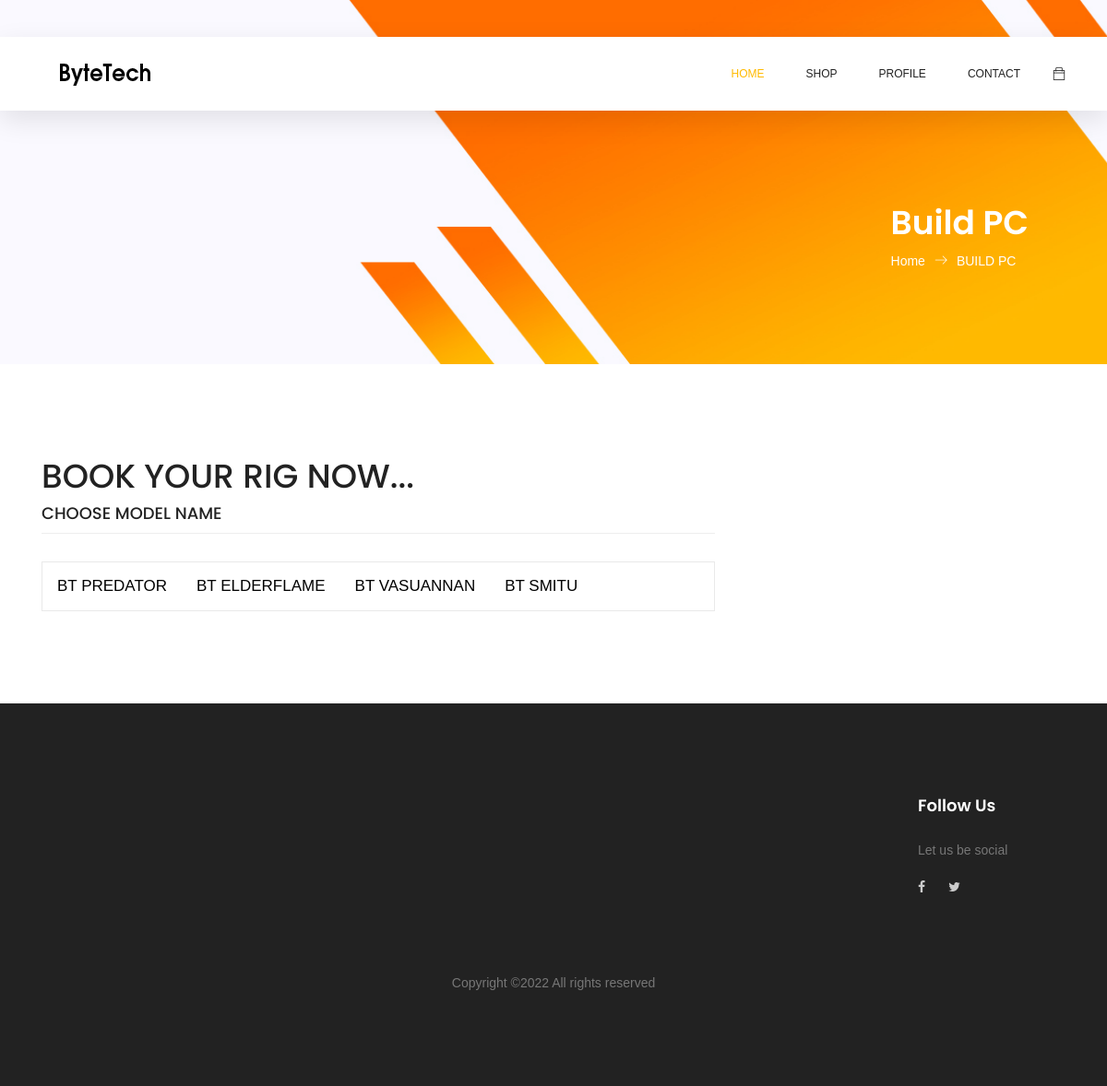
/custom_build.php, run on the app's committed database.
### tables this page shows
CREATE TABLE IF NOT EXISTS `custom_built` (
  `id` int(5) NOT NULL AUTO_INCREMENT,
  `item` varchar(50) NOT NULL,
  `image` varchar(100) NOT NULL,
  `about` text NOT NULL,
  `price` int(15) NOT NULL,
  PRIMARY KEY (`id`)
);

### custom_build.php (the view, shortened to what this page needs)
<?php
include('bars/header.php');
$db = mysqli_connect("localhost", "root", "", "bytetech");
?>
    <section class="banner-area organic-breadcrumb">
        <div class="container">
            <div class="breadcrumb-banner d-flex flex-wrap align-items-center justify-content-end">
                <div class="col-first">
                    <h1>Build PC</h1>
                    <nav class="d-flex align-items-center">
                        <a href="index.html">Home<span class="lnr lnr-arrow-right"></span></a>
                        <a href="single-product.html">BUILD PC</a>
                    </nav>
                </div>
            </div>
        </div>
    </section>
    <section class="checkout_area section_gap">
        <div class="container">
            <div class="returning_customer">
                <div class="check_title">
                    <h1>BOOK YOUR RIG NOW...<?php $_SESSION['username'] ?></h1>
                </div>
            </div>
            <div class="billing_details">
                <div class="row">
                    <div class="col-lg-8">
                        <h3>CHOOSE MODEL NAME</h3>
                                <body>
                                <div class="tab">
                                <?php
                                $res = mysqli_query($db, "SELECT * FROM custom_built ");
while($ro = mysqli_fetch_array($res))
    {
      ?>
      <button class="tablinks" onclick="openCity(event, '<?php echo $ro['item'];?>')"><?php echo $ro['item'];?></button>
                                <?php  }?>
                                </div>
</body>
                    </div>
                </div>
            </div>
        </div>
    </section>
    <?php
include('bars/footer.php');
?>

### custom_build.php (style rules this page uses)
body { font-family: Arial; }
.tab { overflow: hidden; border: 1px solid rgb(233, 233, 233); background-color: #ffffff; }
.tab button { background-color: inherit; float: left; border: none; outline: none; cursor: pointer; padding: 14px 16px; transition: 0.3s; font-size: 17px; }

### data on the page
custom_built: item "BT PREDATOR"
custom_built: item "BT ELDERFLAME"
custom_built: item "BT VASUANNAN"
custom_built: item "BT SMITU"
